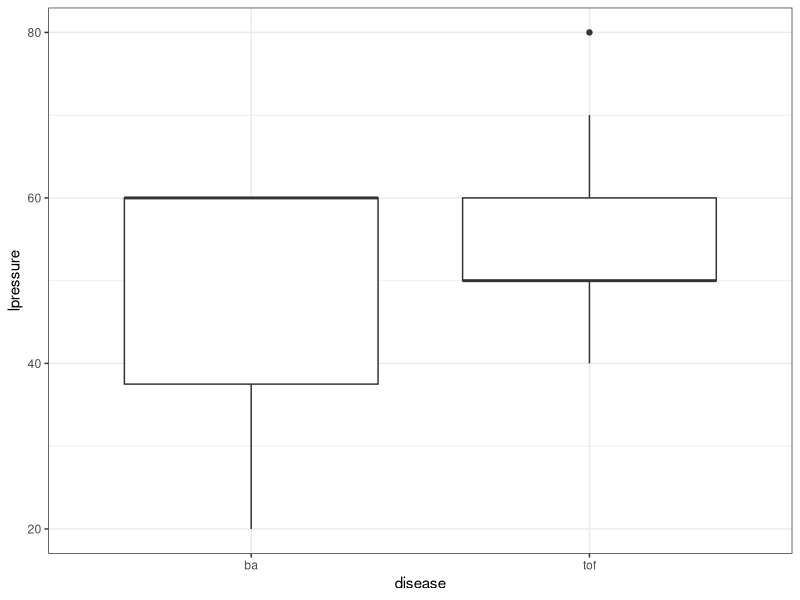
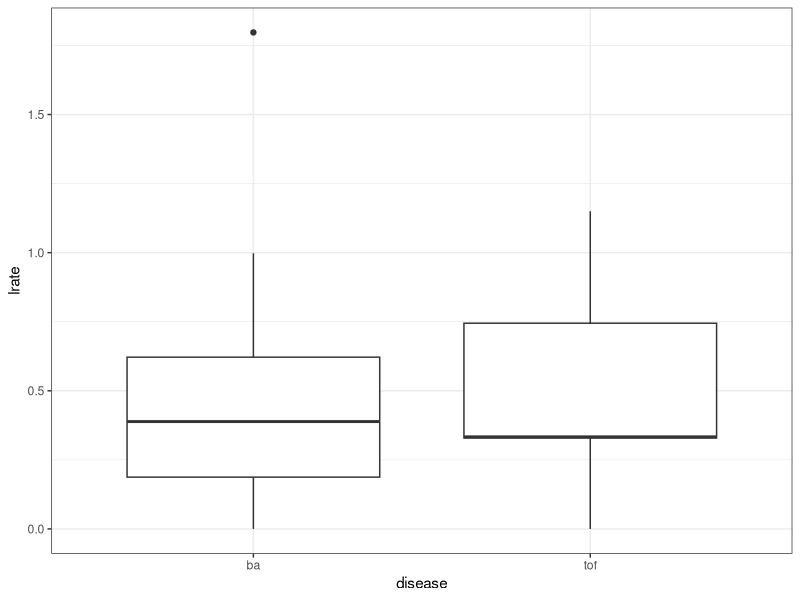
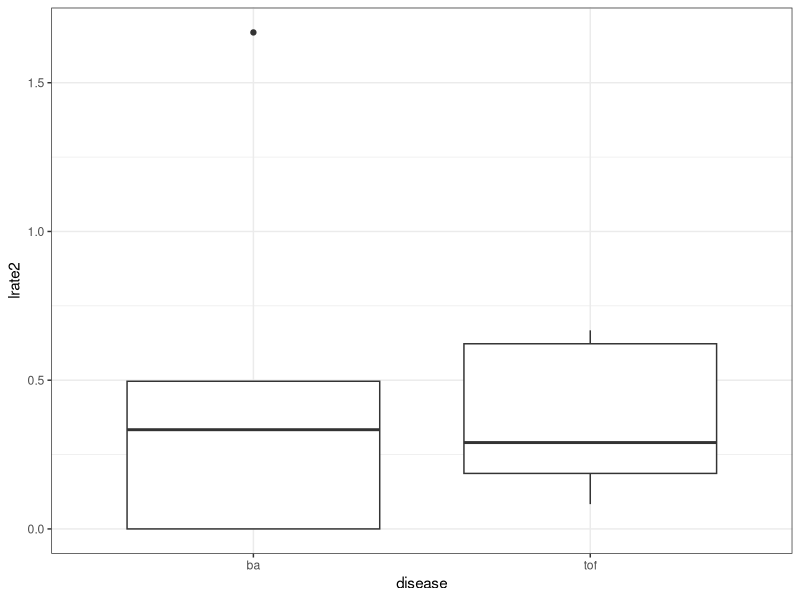

Write the R code that produced these figures, in order. (Note: this script raises an error after producing the figures.)
## ---- chunk 1
knitr::opts_chunk$set(echo = TRUE)
## ---- chunk 2
install.packages("tidyverse", repos = "http://cran.us.r-project.org")
library(tidyverse)
library(ggplot2)
## ---- chunk 3
getwd()
setwd("/Users/thomasholm-weber/Desktop/bil/bil2/data")
bil = read_csv("bil.csv")
## ---- chunk 4
getwd()
setwd("H:/PhD RH 2019 - 2022/Prj 4 BILACO/rbil/bil2/data")
bil = read_csv("bil.csv")
## ---- chunk 5
mean(bil$age_at_doi, na.rm = T)
sd(bil$age_at_doi, na.rm = T)
mean(bil$bp_sys_mean, na.rm = T)
sd(bil$bp_sys_mean, na.rm = T)
mean(bil$bp_mean_dia, na.rm = T)
sd(bil$bp_mean_dia, na.rm = T)
mean(bil$hr_mean, na.rm = T)
sd(bil$hr_mean, na.rm = T)

glimpse(bil$bp_mean_dia)
## ---- chunk 6
bil$disease = recode(bil$disease, "1" = "ba", "2" = "tof")

ba = bil %>% filter(disease=="ba")
tof = bil %>% filter(disease=="tof")
## ---- chunk 7
mean(tof$age_at_doi, na.rm = T)
sd(tof$age_at_doi, na.rm = T)
mean(tof$bp_sys_mean, na.rm = T)
sd(tof$bp_sys_mean, na.rm = T)
mean(tof$bp_mean_dia, na.rm = T)
sd(tof$bp_mean_dia, na.rm = T)
mean(tof$hr_mean, na.rm = T)
sd(tof$hr_mean, na.rm = T)
## ---- chunk 8
mean(ba$age_at_doi, na.rm = T)
sd(ba$age_at_doi, na.rm = T)
mean(ba$bp_sys_mean, na.rm = T)
sd(ba$bp_mean_dia, na.rm = T)
mean(ba$bp_sys_mean, na.rm = T)
sd(ba$bp_sys_mean, na.rm = T)
mean(ba$hr_mean, na.rm = T)
sd(ba$hr_mean, na.rm = T)
## ---- chunk 9
mean(tof$lrate, na.rm = T)
sd(tof$lrate, na.rm = T)
mean(tof$lrate_2, na.rm = T)
sd(tof$lrate_2, na.rm = T)
mean(tof$lpressure, na.rm = T)
sd(tof$lpressure, na.rm = T)
## ---- chunk 10
mean(ba$lrate, na.rm = T)
sd(ba$lrate, na.rm = T)
mean(ba$lrate_2, na.rm = T)
sd(ba$lrate_2, na.rm = T)
mean(ba$lpressure, na.rm = T)
sd(ba$lpressure, na.rm = T)
## ---- chunk 11
mean(tof$mritype_agreed, na.rm = T)
## ---- chunk 12
mean(ba$mritype_agreed, na.rm = T)
## ---- chunk 13
ggplot(bil, aes(x = disease, y = lpressure)) +
  geom_boxplot() +
  labs(x = "disease", y = "lpressure") + theme_bw()

## ---- chunk 14
ggplot(bil, aes(x = disease, y = lrate)) +
  geom_boxplot() +
  labs(x = "disease", y = "lrate") + theme_bw()
## ---- chunk 15
ggplot(bil, aes(x = disease, y = lrate_2)) +
  geom_boxplot() +
  labs(x = "disease", y = "lrate2") + theme_bw()

## ---- chunk 16
tofresults <- tof %>% 
  select(fp_nr, lrate,lrate_2,lpressure, mritype_agreed, ef, color_for_estimation_of_pr, )

write.csv(tofresults, "tofresults.csv")
